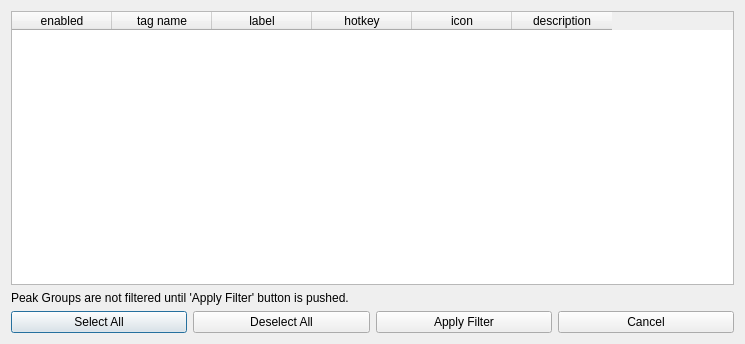
<?xml version="1.0" encoding="UTF-8"?>
<ui version="4.0">
 <class>filterTagsDialog</class>
 <widget class="QDialog" name="filterTagsDialog">
  <property name="geometry">
   <rect>
    <x>0</x>
    <y>0</y>
    <width>745</width>
    <height>344</height>
   </rect>
  </property>
  <property name="windowTitle">
   <string>Select Active Adducts</string>
  </property>
  <layout class="QGridLayout" name="gridLayout">
   <item row="2" column="0">
    <widget class="QPushButton" name="btnSelectAll">
     <property name="text">
      <string>Select All</string>
     </property>
    </widget>
   </item>
   <item row="2" column="3">
    <widget class="QPushButton" name="btnCancel">
     <property name="text">
      <string>Cancel</string>
     </property>
    </widget>
   </item>
   <item row="2" column="1">
    <widget class="QPushButton" name="btnDeselectAll">
     <property name="text">
      <string>Deselect All</string>
     </property>
    </widget>
   </item>
   <item row="2" column="2">
    <widget class="QPushButton" name="btnApplyFilter">
     <property name="text">
      <string>Apply Filter</string>
     </property>
    </widget>
   </item>
   <item row="0" column="0" colspan="4">
    <widget class="QTableWidget" name="tblTags">
     <property name="columnCount">
      <number>6</number>
     </property>
     <attribute name="verticalHeaderVisible">
      <bool>true</bool>
     </attribute>
     <column>
      <property name="text">
       <string>enabled</string>
      </property>
     </column>
     <column>
      <property name="text">
       <string>tag name</string>
      </property>
     </column>
     <column>
      <property name="text">
       <string>label</string>
      </property>
     </column>
     <column>
      <property name="text">
       <string>hotkey</string>
      </property>
     </column>
     <column>
      <property name="text">
       <string>icon</string>
      </property>
     </column>
     <column>
      <property name="text">
       <string>description</string>
      </property>
     </column>
    </widget>
   </item>
   <item row="1" column="0" colspan="4">
    <widget class="QLabel" name="lblInfo">
     <property name="text">
      <string>Peak Groups are not filtered until 'Apply Filter' button is pushed.</string>
     </property>
    </widget>
   </item>
  </layout>
 </widget>
 <resources/>
 <connections/>
</ui>
